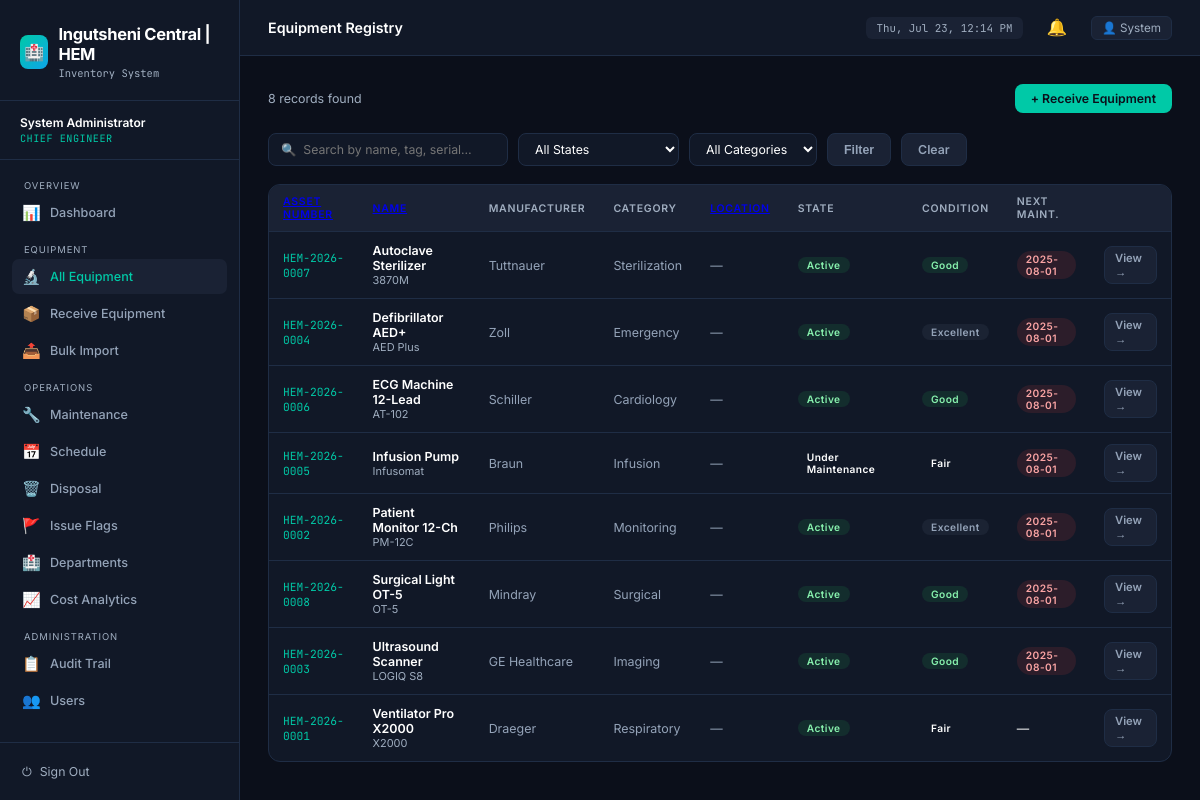
The page /equipment (signed in) on the database its author committed.
### tables this page shows
CREATE TABLE "equipment" (id INTEGER PRIMARY KEY AUTOINCREMENT, asset_number TEXT NOT NULL, name TEXT NOT NULL, model TEXT, manufacturer TEXT, serial_number TEXT, category TEXT, department_id INTEGER, location TEXT, country_of_origin TEXT, donor_name TEXT, state TEXT DEFAULT "Active", condition TEXT DEFAULT "Good", purchase_date TEXT, purchase_cost REAL, warranty_expiry TEXT, last_maintenance TEXT, next_maintenance TEXT, notes TEXT, received_by_id INTEGER, created_at TEXT, updated_at TEXT, location_id INTEGER, FOREIGN KEY(department_id) REFERENCES departments(id));

### run_production.py (the view)
@app.route('/equipment')
@login_required
def equipment_list():
    q = request.args.get('q', '')
    state = request.args.get('state', '')
    category = request.args.get('category', '')
    sort = request.args.get('sort', 'name')
    order = request.args.get('order', 'asc')
    if sort not in ['name', 'asset_number', 'manufacturer', 'category', 'location', 'state', 'condition', 'next_maintenance']:
        sort = 'name'
    if order not in ['asc', 'desc']:
        order = 'asc'
    sql = 'SELECT e.*, l.name as location_name FROM equipment e LEFT JOIN locations l ON e.location_id = l.id WHERE 1=1'
    params = []
    if q:
        sql += ' AND (e.name LIKE ? OR e.asset_number LIKE ? OR e.serial_number LIKE ?)'
        params.extend([f'%{q}%', f'%{q}%', f'%{q}%'])
    if state:
        sql += ' AND e.state = ?'
        params.append(state)
    if category:
        sql += ' AND e.category = ?'
        params.append(category)
    order_by = sort
    if sort == 'location':
        order_by = 'location_name'
    sql += f' ORDER BY {order_by} {order}'
    equipment = query(sql, params)
    categories = [r['category'] for r in query('SELECT DISTINCT category FROM equipment WHERE category IS NOT NULL')]
    return render_template('equipment_list.html', equipment=equipment, q=q, state=state, cat=category, categories=categories, sort=sort, order=order)

### run_production.py (called while the page is built)
def get_db():
    if 'db' not in g:
        g.db = sqlite3.connect(DATABASE)
        g.db.row_factory = sqlite3.Row
    return g.db

def query(sql, args=(), one=False):
    cur = get_db().execute(sql, args)
    rv = cur.fetchall()
    cur.close()
    return (rv[0] if rv else None) if one else rv

def login_required(f):
    @wraps(f)
    def decorated_function(*args, **kwargs):
        if 'user_id' not in session:
            return redirect(url_for('login'))
        return f(*args, **kwargs)
    return decorated_function

@app.template_filter('fmtdate')
def fmtdate(value, format='%Y-%m-%d'):
    if not value: return '—'
    try:
        if isinstance(value, str):
            dt = datetime.strptime(value.split(' ')[0], '%Y-%m-%d')
        else:
            dt = value
        return dt.strftime(format)
    except:
        return value

@app.context_processor
def utility_processor():
    def is_overdue(date_str):
        if not date_str: return False
        try:
            due_date = datetime.strptime(date_str, '%Y-%m-%d').date()
            return due_date < date.today()
        except: return False
    def state_badge(state):
        return {
            'Active': 'badge-green',
            'Under Maintenance': 'badge-yellow',
            'Pending Disposal': 'badge-red',
            'Disposed': 'badge-gray',
            'In Storage': 'badge-blue'
        }.get(state, 'badge-gray')
    def cond_badge(condition):
        return {
            'Good': 'badge-green',
            'Fair': 'badge-yellow',
            'Poor': 'badge-red'
        }.get(condition, 'badge-gray')
    return dict(is_overdue=is_overdue, state_badge=state_badge, cond_badge=cond_badge)

### templates/equipment_list.html (shortened to what this page needs)
{% extends 'base.html' %}
{% block page_title %}Equipment Registry{% endblock %}
{% block content %}
<div style="display:flex;align-items:center;justify-content:space-between;margin-bottom:20px">
  <div style="color:var(--text-muted);font-size:0.83rem">{{ equipment|length }} records found</div>
  {% if session.role in ['chief_engineer','technician'] %}
  <a href="{{ url_for('receive_equipment') }}" class="btn btn-primary">+ Receive Equipment</a>
  {% endif %}
</div>
<form method="GET" class="filters">
  <input type="text" name="q" placeholder="🔍  Search by name, tag, serial…" value="{{ q }}">
  <select name="state">
    <option value="">All States</option>
  </select>
  <select name="category">
    <option value="">All Categories</option>
  </select>
  <button type="submit" class="btn btn-ghost">Filter</button>
  <a href="{{ url_for('equipment_list') }}" class="btn btn-ghost">Clear</a>
</form>
<div class="card">
  {% if equipment %}
  <div class="table-wrap">
    <table>
      <thead>
        <tr>
          <th><a href="?sort=asset_number&order={{ 'desc' if sort=='asset_number' and order=='asc' else 'asc' }}">Asset Number</a></th>
          <th><a href="?sort=name&order={{ 'desc' if sort=='name' and order=='asc' else 'asc' }}">Name</a></th>
          <th>Manufacturer</th><th>Category</th>
          <th><a href="?sort=location&order={{ 'desc' if sort=='location' and order=='asc' else 'asc' }}">Location</a></th>
          <th>State</th><th>Condition</th><th>Next Maint.</th><th></th>
        </tr>
      </thead>
      <tbody>
        {% for eq in equipment %}
        <tr>
          <td><span class="asset-tag">{{ eq['asset_number'] }}</span></td>
          <td>
            <div style="font-weight:600">{{ eq['name'] }}</div>
            {% if eq['model'] %}<div style="font-size:0.73rem;color:var(--text-muted)">{{ eq['model'] }}</div>{% endif %}
          </td>
          <td style="color:var(--text-dim)">{{ eq['manufacturer'] or '—' }}</td>
          <td style="color:var(--text-dim)">{{ eq['category'] or '—' }}</td>
          <td style="color:var(--text-dim)">{{ eq['location_name'] or '—' }}</td>
          <td><span class="badge {{ state_badge(eq['state']) }}">{{ eq['state'] }}</span></td>
          <td><span class="badge {{ cond_badge(eq['condition']) }}">{{ eq['condition'] }}</span></td>
          <td>
            {% if eq['next_maintenance'] %}
              {% if is_overdue(eq['next_maintenance']) %}
                <span class="badge badge-red pulse">{{ eq['next_maintenance']|fmtdate }}</span>
              {% else %}
                <span style="font-size:0.8rem">{{ eq['next_maintenance']|fmtdate }}</span>
              {% endif %}
            {% else %}—{% endif %}
          </td>
          <td><a href="{{ url_for('equipment_detail', eq_id=eq['id']) }}" class="btn btn-ghost btn-sm">View →</a></td>
        </tr>
        {% endfor %}
      </tbody>
    </table>
  </div>
  {% else %}
  <div class="empty">
    <div class="emoji">🔬</div>
    <p>No equipment found. <a href="{{ url_for('receive_equipment') }}" style="color:var(--accent)">Receive the first item</a>.</p>
  </div>
  {% endif %}
</div>
{% endblock %}

### templates/base.html (shortened to what this page needs)
<!DOCTYPE html>
<html lang="en">
<head>
</head>
<body>
{% if session.user_id %}
<aside class="sidebar" id="sidebar">
  <div class="sidebar-logo">
    <div class="mark">
      <div class="icon">🏥</div>
      <div>
        <div class="brand">Ingutsheni Central | HEM</div>
        <div class="sub">Inventory System</div>
      </div>
    </div>
  </div>
  <div class="sidebar-user">
    <div class="name">{{ session.full_name }}</div>
    <div class="role">{{ session.role | replace('_', ' ') }}</div>
  </div>
  <nav>
    {% if session.role == 'intern' %}
      <div class="nav-section">Overview</div>
      <a href="{{ url_for('intern_dashboard') }}" class="{{ 'active' if request.endpoint == 'intern_dashboard' }}">
        <span class="icon">📊</span> My Dashboard
      </a>
      <div class="nav-section">Equipment</div>
      <a href="{{ url_for('equipment_list') }}" class="{{ 'active' if request.endpoint == 'equipment_list' }}">
        <span class="icon">🔬</span> Browse Equipment
      </a>
      <div class="nav-section">Issues</div>
      <a href="{{ url_for('flag_issue') }}" class="{{ 'active' if request.endpoint == 'flag_issue' }}">
        <span class="icon">🚩</span> Flag an Issue
      </a>
      <a href="{{ url_for('issue_list') }}" class="{{ 'active' if request.endpoint == 'issue_list' }}">
        <span class="icon">📌</span> My Flags
      </a>
    {% else %}
      <div class="nav-section">Overview</div>
      <a href="{{ url_for('dashboard') }}" class="{{ 'active' if request.endpoint == 'dashboard' }}">
        <span class="icon">📊</span> Dashboard
      </a>
      <div class="nav-section">Equipment</div>
      <a href="{{ url_for('equipment_list') }}" class="{{ 'active' if request.endpoint == 'equipment_list' }}">
        <span class="icon">🔬</span> All Equipment
      </a>
      {% if session.role in ['chief_engineer', 'technician'] %}
      <a href="{{ url_for('receive_equipment') }}" class="{{ 'active' if request.endpoint == 'receive_equipment' }}">
        <span class="icon">📦</span> Receive Equipment
      </a>
      {% endif %}
      {% if session.role == 'chief_engineer' %}
      <a href="{{ url_for('import_equipment') }}" class="{{ 'active' if request.endpoint == 'import_equipment' }}">
        <span class="icon">📤</span> Bulk Import
      </a>
      {% endif %}
      <div class="nav-section">Operations</div>
      <a href="{{ url_for('maintenance_list') }}" class="{{ 'active' if request.endpoint == 'maintenance_list' }}">
        <span class="icon">🔧</span> Maintenance
      </a>
      <a href="{{ url_for('maintenance_schedule') }}" class="{{ 'active' if request.endpoint == 'maintenance_schedule' }}">
        <span class="icon">📅</span> Schedule
      </a>
      <a href="{{ url_for('disposal_list') }}" class="{{ 'active' if request.endpoint == 'disposal_list' }}">
        <span class="icon">🗑️</span> Disposal
      </a>
      <a href="{{ url_for('issue_list') }}" class="{{ 'active' if request.endpoint == 'issue_list' }}">
        <span class="icon">🚩</span> Issue Flags
      </a>
      <a href="{{ url_for('department_list') }}" class="{{ 'active' if 'department' in request.endpoint }}">
        <span class="icon">🏥</span> Departments
      </a>
      {% if session.role == 'chief_engineer' %}
      <a href="{{ url_for('analytics') }}" class="{{ 'active' if request.endpoint == 'analytics' }}">
        <span class="icon">📈</span> Cost Analytics
      </a>
      {% endif %}
      {% if session.role == 'chief_engineer' %}
      <div class="nav-section">Administration</div>
      <a href="{{ url_for('audit_log') }}" class="{{ 'active' if request.endpoint == 'audit_log' }}">
        <span class="icon">📋</span> Audit Trail
      </a>
      <a href="{{ url_for('user_list') }}" class="{{ 'active' if 'user' in request.endpoint }}">
        <span class="icon">👥</span> Users
      </a>
      {% endif %}
    {% endif %}
  </nav>
  <div class="sidebar-footer">
    <a href="{{ url_for('logout') }}">
      <span>⏻</span> Sign Out
    </a>
  </div>
</aside>
<div class="main">
  <header class="topbar">
    <div class="page-title">{% block page_title %}{% endblock %}</div>
    <div class="time-badge" id="clock"></div>
    <button class="notif-btn" id="notifBtn" onclick="toggleNotif()">
      🔔
    </button>
    <a href="{{ url_for('profile') }}" style="font-size:0.78rem;color:var(--text-muted);text-decoration:none;
       padding:4px 10px;border-radius:6px;background:var(--bg-raised);border:1px solid var(--border)">
      👤 {{ session.full_name.split()[0] }}
    </a>
  </header>
  <div class="content">
    {% block content %}{% endblock %}
  </div>
</div>
{% else %}
  {% block login_content %}{% endblock %}
{% endif %}
</body>
</html>

### templates/equipment_list.html (style rules this page uses)
.filters { display:flex; gap:10px; flex-wrap:wrap; margin-bottom:18px; }
.filters input, .filters select { background:var(--bg-card); border:1px solid var(--border); border-radius:8px; color:var(--text); padding:7px 12px; font-size:0.82rem; font-family:'Inter',sans-serif; }
.filters input { width:240px; }
.asset-tag { font-family:'JetBrains Mono',monospace; font-size:0.75rem; color:var(--accent); }

### rows shown on the page
equipment: asset_number "HEM-2026-0007", name "Autoclave Sterilizer", model "3870M", manufacturer "Tuttnauer", category "Sterilization", eq "—", state "Active", condition "Good", next_maintenance|fmtdate "2025-08-01"
equipment: asset_number "HEM-2026-0004", name "Defibrillator AED+", model "AED Plus", manufacturer "Zoll", category "Emergency", eq "—", state "Active", condition "Excellent", next_maintenance|fmtdate "2025-08-01"
equipment: asset_number "HEM-2026-0006", name "ECG Machine 12-Lead", model "AT-102", manufacturer "Schiller", category "Cardiology", eq "—", state "Active", condition "Good", next_maintenance|fmtdate "2025-08-01"
equipment: asset_number "HEM-2026-0005", name "Infusion Pump", model "Infusomat", manufacturer "Braun", category "Infusion", eq "—", state "Under Maintenance", condition "Fair", next_maintenance|fmtdate "2025-08-01"
equipment: asset_number "HEM-2026-0002", name "Patient Monitor 12-Ch", model "PM-12C", manufacturer "Philips", category "Monitoring", eq "—", state "Active", condition "Excellent", next_maintenance|fmtdate "2025-08-01"
equipment: asset_number "HEM-2026-0008", name "Surgical Light OT-5", model "OT-5", manufacturer "Mindray", category "Surgical", eq "—", state "Active", condition "Good", next_maintenance|fmtdate "2025-08-01"
equipment: asset_number "HEM-2026-0003", name "Ultrasound Scanner", model "LOGIQ S8", manufacturer "GE Healthcare", category "Imaging", eq "—", state "Active", condition "Good", next_maintenance|fmtdate "2025-08-01"
equipment: asset_number "HEM-2026-0001", name "Ventilator Pro X2000", model "X2000", manufacturer "Draeger", category "Respiratory", eq "—", state "Active", condition "Fair"

### other values the page prints
{{ session.full_name }} "System Administrator"
{{ session.role | replace('_', ' ') }} "CHIEF ENGINEER"
{{ session.full_name.split()[0] }} "System"
{{ equipment|length }} "8"
